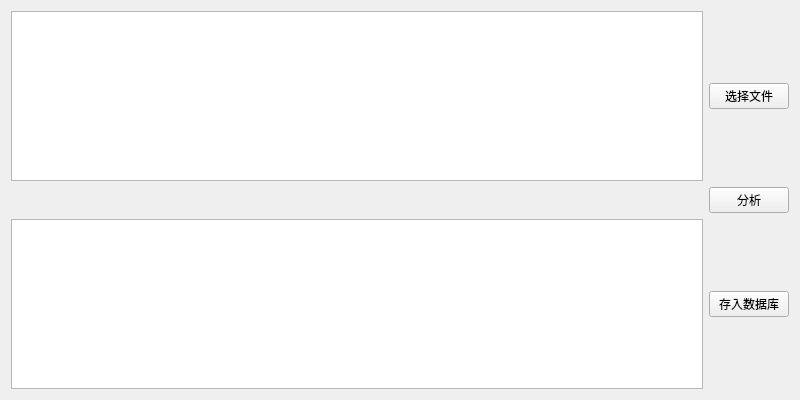
<?xml version="1.0" encoding="UTF-8"?>
<ui version="4.0">
 <class>Add</class>
 <widget class="QWidget" name="Add">
  <property name="geometry">
   <rect>
    <x>0</x>
    <y>0</y>
    <width>800</width>
    <height>400</height>
   </rect>
  </property>
  <property name="windowTitle">
   <string>Form</string>
  </property>
  <layout class="QGridLayout" name="gridLayout">
   <item row="6" column="0">
    <widget class="QLabel" name="label">
     <property name="text">
      <string/>
     </property>
    </widget>
   </item>
   <item row="6" column="2">
    <widget class="QPushButton" name="alspushButton">
     <property name="text">
      <string>分析</string>
     </property>
    </widget>
   </item>
   <item row="8" column="0">
    <widget class="QTextEdit" name="outTextEdit"/>
   </item>
   <item row="8" column="2">
    <widget class="QPushButton" name="dataButton">
     <property name="text">
      <string>存入数据库</string>
     </property>
    </widget>
   </item>
   <item row="5" column="2">
    <widget class="QPushButton" name="fileButton">
     <property name="text">
      <string>选择文件</string>
     </property>
    </widget>
   </item>
   <item row="5" column="0">
    <widget class="QPlainTextEdit" name="inTextEdit"/>
   </item>
  </layout>
 </widget>
 <resources/>
 <connections/>
</ui>
